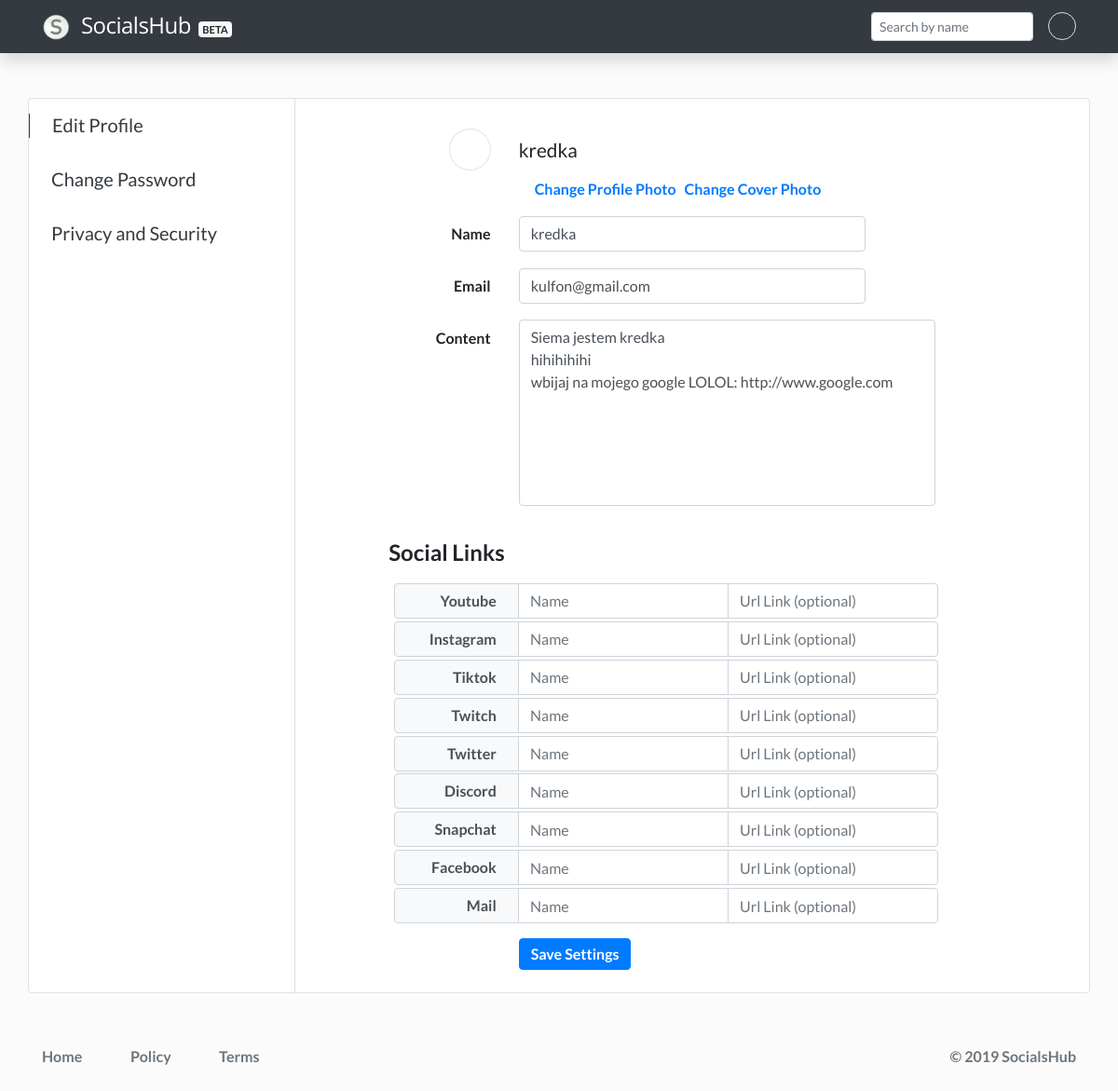
The app's page /settings.php (signed in) with its own data.
### tables this page shows
CREATE TABLE `users` (
  `id` int(11) NOT NULL,
  `email` varchar(255) NOT NULL,
  `password` varchar(32) NOT NULL,
  `screenName` varchar(40) NOT NULL,
  `profileImage` varchar(255) NOT NULL,
  `profileCover` varchar(255) NOT NULL,
  `bio` varchar(255) NOT NULL,
  `validationCode` text NOT NULL,
  `active` tinyint(4) NOT NULL
);

### functions/init.php (called while the page is built, shortened)
<?php
    include 'db.php';
    include 'functions.php';
    global $pdo;
    $functions = new Functions($pdo);
?>

### functions/functions.php (called while the page is built, shortened)
<?php
class Functions {
    protected $pdo;
    function __construct($pdo) {
        $this->pdo = $pdo;
    }
    public function user_data($id) {
        $stmt = $this->pdo->prepare('SELECT * FROM users WHERE id = :id');
        $stmt->bindParam(':id', $id, PDO::PARAM_INT);
        $stmt->execute();
        return $stmt->fetch(PDO::FETCH_OBJ);
    }
    public function loggedIn() {
        if(isset($_SESSION['user_id']) || isset($_COOKIE['user_id'])) {
            return true;
        } else {
            return false;
        }
    }
    public function showSocialMediaName ($account_id, $smedia) {
        $stmt = $this->pdo->prepare("SELECT smedia_name, smedia_link, smedia FROM social_links WHERE account_id = :account_id AND smedia = :smedia");
        $stmt->bindParam(':account_id', $account_id);
        $stmt->bindParam(':smedia', $smedia);
        $stmt->execute();
        return $stmt->fetchAll(PDO::FETCH_OBJ);
    }
}
?>

### settings.php (the view, shortened to what this page needs)
<!DOCTYPE html>
<html lang="en">
<?php include 'includes/head.php';
?>
<body>
    <?php include 'includes/nav.php';
        $functions->isUserActive($user->active);
    ?>
    <div class="bg-white my-5 border rounded container">
        <div class="row">
            <div class="d-none d-md-block col-md-4 col-lg-3">
                <div class="row">
                    <div class="col-12 my-3 pl-4 border-left border-dark">
                        <a href="settings.php" class='text-dark h5 none-decoration'>Edit Profile</a>
                    </div>
                    <div class="col-12 my-3 pl-4">
                        <a href="edit-password.php" class='text-dark h5 none-decoration'>Change Password</a>
                    </div>
                    <div class="col-12 my-3 pl-4">
                        <a href="privacy_and_security.php" class='text-dark h5 none-decoration'>Privacy and Security</a>
                    </div>
                </div>
            </div>
            <div class="col-md-8 col-lg-9 border-left">
                <div class="m-4">
                    <form action="" method='POST' enctype="multipart/form-data">
                        <div class="row">
                            <div class="d-flex col-3 py-2 justify-content-end justify-text-md-start">
                                <div class="profileImage-sm border rounded-circle" style='height: 45px; width: 45px;'></div>
                            </div>
                            <div class="col-9 d-flex align-items-center">
                                <strong style='font-size: 1.3rem; font-weight: 400;'><?php echo $user->screenName ?></strong>
                            </div>
                        </div>
                        <div class="row">
                            <div class="col-xs-12 col-md-3 d-flex justify-content-end justify-text-md-start">
                            </div>
                            <div class="col-xs-12 col-md-9 d-flex align-items-center">
                                <a href=""  class="font-weight-bold none-decoration pl-3"
                                onclick="document.getElementById('uploadProfile').click(); return false">Change Profile Photo</a>
                                <a href=""  class="font-weight-bold none-decoration px-2 d-block "
                                onclick="document.getElementById('uploadCover').click(); return false">Change Cover Photo</a>
                            </div>
                        </div>
                        <div class="row pt-3">
                            <div class="col-xs-12 col-md-3 py-2 d-flex justify-content-end justify-text-md-start">
                                <strong>Name</strong>
                            </div>
                            <div class="col-xs-12 col-md-9 d-flex align-items-center">
                                <input type="text" class="form-control" value='<?php echo $user->screenName ?>' style='width: 65%;' name='name'>
                            </div>
                        </div>
                        <div class="row pt-3">
                            <div class="col-xs-12 col-md-3 py-2 d-flex justify-content-end justify-text-md-start">
                                <strong>Email</strong>
                            </div>
                            <div class="col-xs-12 col-md-9 d-flex align-items-center">
                                <input type="email" class="form-control" style='width: 65%;' value='<?php echo $user->email ?>' name='email'>
                            </div>
                        </div>
                        <div class="row pt-3">
                            <div class="col-xs-12 col-md-3 py-2 d-flex justify-content-end justify-text-md-start">
                                <strong>Content</strong>
                            </div>
                            <div class="col-xs-12 col-md-9 d-flex align-items-center">
                                <textarea spellcheck="false" class='form-control' style="overflow:hidden; height: 200px; width: 78%;" name='textarea' placeholder="Here you can write about you and your social medias
Instagram: - your Instagram name -
TikTok:         - your TikTok name -
Snapchat:   - your Snapchat name -
Twitter:       - your Twitter name -"><?php echo $user->bio ?></textarea>
                            </div>
                        </div>
                        <div class="row pt-4">
                            <div class="col-xs-12 pr-0 mr-0 col-md-3 py-2 d-flex justify-content-end justify-text-md-start">
                                <strong class='medium-font '>Social Links</strong>
                            </div>
                            <div class="col-xs-12 col-md-9 d-flex align-items-center"></div>
                        </div>
                        <div class="row pt-1">
                            <div class="col-xs-12 col-md-11 offset-md-1 d-flex align-items-center">
                                <div class='row'>
                                <?php
                                    $socialmedia = ['youtube', 'instagram', 'tiktok', 'twitch', 'twitter', 'discord', 'snapchat','facebook', 'mail'];
                                    for($i = 0; $i < count($socialmedia); $i++) {
                                        $sm = $functions->showSocialMediaName($user->id, $socialmedia[$i]);
                                        $smName = $sm[0]->smedia_name;
                                        echo "
                                            <div class='col-10'>
                                            <div class='input-group settings-social-input'>
                                                <div class='input-group-prepend settings-social-name-div'>
                                                    <span id='' class='input-group-text settings-social-name' style=''>
                                                        <span class='settings-social-text'>".$socialmedia[$i]."</span>
                                                    </span>
                                                </div>
                                                <input type='text' placeholder='Name' class='form-control' name='".$sm[0]->smedia."-name' id='".$sm[0]->smedia."-name' value='$smName' >
                                                <input type='url' placeholder='Url Link (optional)' class='form-control' name='".$sm[0]->smedia."-link' id='".$sm[0]->smedia."-link' value=". $sm[0]->smedia_link .">
                                            </div>
                                            </div>";
                                    }
                                ?>
                                </div>
                            </div>
                        </div>
                        <div class="row pt-3">
                            <div class="col-xs-12 col-md-3 py-2 d-flex justify-content-end">
                            </div>
                            <div class="col-xs-12 col-md-9 d-flex">
                                <input type="submit" name='submit' value='Save Settings' class="btn btn-primary font-weight-bold py-1" >
                            </div>
                        </div>
                    </form>
                </div>
            </div>
        </div>
    </div>
    <?php include 'includes/footer.php'; ?>
</body>
</html>

### includes/head.php (shortened to what this page needs)
<?php include 'functions/init.php';
?>
<head>
    <link rel="stylesheet" href="https://stackpath.bootstrapcdn.com/bootstrap/4.3.1/css/bootstrap.min.css">
    <link rel="stylesheet" href="css/style.css">
    <link rel="stylesheet" href="https://use.fontawesome.com/releases/v5.7.2/css/all.css">
    <link rel="stylesheet" href="https://d1azc1qln24ryf.cloudfront.net/114779/Socicon/style-cf.css?u8vidh">
</head>

### includes/nav.php (shortened to what this page needs)
<?php
if($functions->loggedIn()) {
    if(isset($_SESSION['user_id'])) {
        $user = $functions->user_data($_SESSION['user_id']);
    } else {
        $user = $functions->user_data($_COOKIE['user_id']);
    }
}
?>
    <nav class="navbar navbar-expand-md navbar-dark py-1 shadow bg-dark sticky-top">
        <div class="container">
                <a href="index.php" class="navbar-brand">
                         <img src="logo.png" style='width: 30px; height: 30px;' class='mr-2 mb-1' alt="">
                         <span style="font-size: 1.5rem;" class='font-logo font-open-sans'>SocialsHub</span>
                         <span class="badge badge-light ml-1" style='font-size: 0.7rem;'>BETA</span>
                </a>
                <div class="collapse navbar-collapse" id='nav'>
                <form class="form-group form-inline my-2 mx-3 ml-auto dropdown" method="get">
                    <input type="text" class="form-control form-control-sm search dropdown-toggle" placeholder='Search by name' name='search' autocomplete="off" data-toggle='dropdown'>
                </form>
                    <?php if($functions->loggedIn()) { ?>
                        <div class="dropdown">
                            <div class="profileImage-sm border rounded-circle dropdown-toggle"  id="dropdown" data-toggle="dropdown"></div>
                        </div>
                  <?php  } else { ?>
                  <button onclick="window.location='index.php';" style='letter-spacing: 1px;' class='btn btn-sm px-3 btn-primary font-weight-bold'>Log In or Sign Up</button>
                  <?php } ?>
                </div>
        </div>
    </nav>

### includes/footer.php
<div class="container my-4">
    <div class="row">
        <div class="col-3 col-lg-1 my-2"><a href='index.php' class='font-weight-bold text-muted link'>Home</a></div>
        <div class="col-3 col-lg-1 my-2"><a href='privacy-policy.php' class='font-weight-bold text-muted link'>Policy</a></div>
        <div class="col-3 col-lg-1 my-2"><a href='terms.php' class='font-weight-bold text-muted link'>Terms</a></div>
        <div class="col-lg-3 my-2 offset-6">
            <div class="d-flex">
                <span class="ml-auto font-weight-bold text-muted">&copy; 2019 SocialsHub</span>
            </div>
        </div>
    </div>
</div>

### css/style.css (style rules this page uses)
body { background-color: rgba(250, 250, 250, 0.7); font-family: 'Lato', sans-serif; padding: 0; margin: 0; }
.medium-font { font-size: 1.5rem; }
.link { text-decoration: none!important; }
.settings-social-name { font-weight: 700; width: 123%!important; background-color: #f8f9fa!important }
.settings-social-text { margin-left:auto; margin-right: 0.7rem; text-transform: capitalize; }
.settings-social-name-div { width: 23%!important; }
.settings-social-input { margin-top: 0.5%; }
.font-logo { font-family: 'Rambla', sans-serif; letter-spacing: 1px; }
.font-open-sans { font-family: 'Open Sans', sans-serif; letter-spacing: -0.5px; }
textarea { resize: none; }
.dropdown-toggle::after { display:none; }
.profileImage-sm { width: 30px; height: 30px; background-repeat: no-repeat; background-size: cover; background-position: center; }
.none-decoration:link, .none-decoration:hover, .none-decoration:visited, .none-decoration:active { text-decoration: none; }

### records on screen
users: screenName "kredka", name "kredka", email "kulfon@gmail.com", textarea "Siema jestem kredka hihihihihi wbijaj na mojego google LOLOL: http://www.google.com"

### other values on screen
$socialmedia[$i] "Youtube"
$socialmedia[$i] "Instagram"
$socialmedia[$i] "Tiktok"
$socialmedia[$i] "Twitch"
$socialmedia[$i] "Twitter"
$socialmedia[$i] "Discord"
$socialmedia[$i] "Snapchat"
$socialmedia[$i] "Facebook"
$socialmedia[$i] "Mail"
